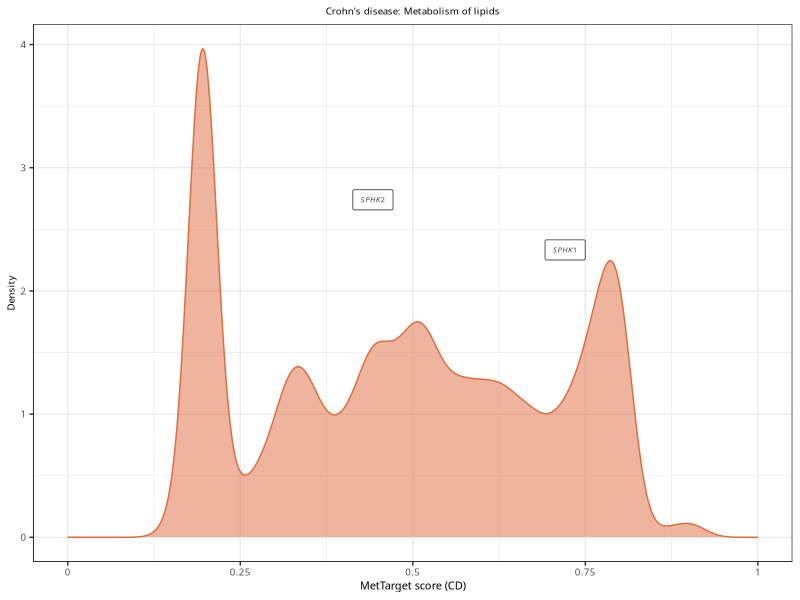
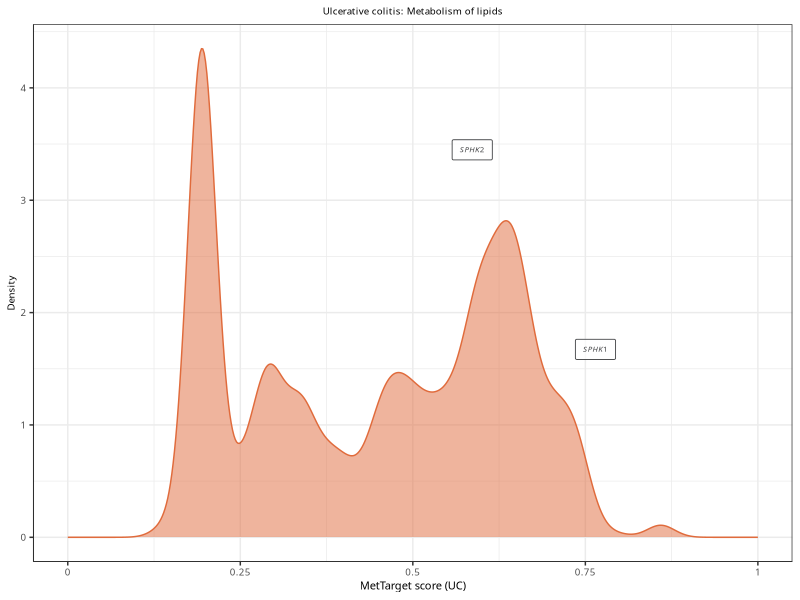

Write R code to recreate these figures, in order.
#!/usr/bin/env Rscript

options(echo = TRUE)
Sys.time()

library(ggplot2)
library(dplyr)
library(openxlsx)

#" ----------
#" 
#" # set parameters

select_pathway <- c('Metabolism of lipids')

mycolors <- c("#E06B3C")

plot_figure4b <- function(data_df, prefix, ridge_color) {
  data_df[, "label"] <- sapply(data_df[, "label"], function(x) {
    ifelse(is.na(x), NA, paste0("italic(", x, ")"))
  })

  dens <- stats::density(data_df$score, bw = 0.02, from = 0, to = 1, n = 512)
  max_y <- max(dens$y)
  label_df <- data_df[!is.na(data_df$label), , drop = FALSE]
  label_df$y <- stats::approx(dens$x, dens$y, xout = label_df$score)$y + 0.3 * max_y

  ggplot(data_df, aes(x = score)) +
    geom_density(
      fill = ridge_color,
      color = ridge_color,
      alpha = 0.5,
      bw = 0.02
    ) +
    geom_label(
      data = label_df,
      aes(x = score, y = y, label = label),
      inherit.aes = FALSE,
      parse = TRUE,
      size = 2,
      family = "Sans",
      label.size = 0.3,
      label.padding = unit(0.8, "lines"),
      fill = alpha("white", 0.7),
      color = "#424345"
    ) +
    scale_x_continuous(
      limits = c(0, 1),
      breaks = c(0, 0.25, 0.5, 0.75, 1),
      labels = c("0", "0.25", "0.5", "0.75", "1")
    ) +
    ylab("Density") +
    xlab(paste0("MetTarget score (", prefix, ")")) +
    theme_bw() +
    ggtitle(paste0(
      ifelse(prefix == "CD", "Crohn's disease", "Ulcerative colitis"),
      ": ",
      select_pathway
    )) +
    theme(
      axis.text.x = element_text(size = 7, family = "Sans"),
      axis.text.y = element_text(size = 7, family = "Sans"),
      legend.text = element_text(size = 7, family = "Sans"),
      axis.title.y = element_text(size = 7, family = "Sans"),
      axis.title.x = element_text(size = 8, family = "Sans"),
      axis.line.x.bottom = element_line(size = 0.2),
      axis.line.y.left = element_line(size = 0.2),
      plot.title = element_text(size = 7, family = "Sans", hjust = 0.5),
      legend.position = "none"
    )
}

#" ----------
#"
#" # Plot CD

prefix <- "CD"
data_df <- as.data.frame(read.xlsx("../data/data.Figure4B.xlsx", sheet = prefix, colNames = TRUE))
p <- plot_figure4b(data_df, prefix, mycolors[1])

png(filename = paste0("Figure4B.", prefix, ".png"),
    width = 1400, height = 400, units = "px", res = 300)
print(p)
dev.off()

#" ----------
#"
#" # Plot UC

prefix <- "UC"
data_df <- as.data.frame(read.xlsx("../data/data.Figure4B.xlsx", sheet = prefix, colNames = TRUE))
p <- plot_figure4b(data_df, prefix, mycolors[1])

png(filename = paste0("Figure4B.", prefix, ".png"),
    width = 1400, height = 400, units = "px", res = 300)
print(p)
dev.off()

closeAllConnections()

sessionInfo()

#" ----------
#"
#" # Done.
